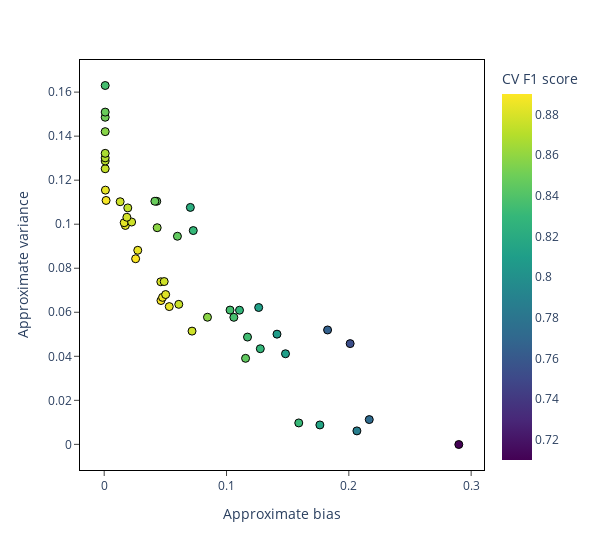

The cell this chart's notebook holds for it:
### Code cell
import plotly.express as px

fig = px.scatter(data_frame=bias_var,
                 x='approx_bias',
                 y='approx_variance',
                 color='test_f1',
                 color_continuous_scale='viridis',
                 hover_name=bias_var.index)
# Styling
fig.update_xaxes(title_text="Approximate bias", showline=True, linewidth=1, linecolor='black', ticks='outside', mirror=True)
fig.update_yaxes(title_text="Approximate variance", showline=True, linewidth=1, linecolor='black', ticks='outside', mirror=True)
fig.update_layout(width=600, height=550, plot_bgcolor='rgba(0,0,0,0)')
fig.layout.coloraxis.colorbar.title = 'CV F1 score'
fig.update_traces(marker=dict(size=8, line=dict(width=1, color='black')))

fig.show()

### Figure 1 — Plotly figure (JSON) as saved in the notebook; plotly's stock layout.template omitted (floating-point values rounded to 4 significant figures)
{"data": [{"hovertemplate": "<b>%{hovertext}</b><br><br>approx_bias=%{x}<br>approx_variance=%{y}<br>test_f1=%{marker.color}<extra></extra>", "hovertext": ["keyword", "sep_ft_svm", "com_ft_lr", "com_ft_svm", "sep_ft_lr", "com_tfidf_lr", "com_mul_mnb", "com_mul_svm", "com_ber_bnb", "sep_mul_mnb", "sep_mul_svm", "sep_mul_gb", "sep_ber_bnb", "com_tfidf_mnb", "sep_tfidf_lr", "com_mulb_svm", "sep_tfidf_mnb", "sep_mulb_svm", "com_mulb_gb", "sep_mulb_gb", "com_tfidf_gb", "com_mul_ada", "com_mul_gb", "sep_mul_ada", "sep_tfidf_gb", "com_mulb_ada", "sep_mulb_ada", "com_mulb_mnb", "sep_ft_ada", "sep_mulb_mnb", "com_tfidf_svm", "sep_tfidf_svm", "sep_tfidf_ada", "com_mul_lr", "com_tfidf_ada", "com_ft_ada", "sep_mul_lr", "com_ft_gb", "sep_ft_gb", "com_mulb_lr", "sep_mulb_lr", "com_mul_rf", "sep_tfidf_rf", "com_tfidf_rf", "sep_mul_rf", "com_mulb_rf", "sep_mulb_rf", "com_ft_rf", "sep_ft_rf"], "legendgroup": "", "marker": {"color": [0.7102, 0.7873, 0.8148, 0.8312, 0.772, 0.8453, 0.8106, 0.8289, 0.7532, 0.8341, 0.8087, 0.8768, 0.7654, 0.8363, 0.8578, 0.8285, 0.8361, 0.8115, 0.8842, 0.8754, 0.8883, 0.8855, 0.8817, 0.8799, 0.877, 0.89, 0.8844, 0.8456, 0.8301, 0.8583, 0.8833, 0.883, 0.8766, 0.8783, 0.8733, 0.8219, 0.8767, 0.8466, 0.8481, 0.8877, 0.8835, 0.874, 0.8705, 0.8691, 0.867, 0.8571, 0.8506, 0.8483, 0.8362], "coloraxis": "coloraxis", "line": {"color": "black", "width": 1}, "size": 8, "symbol": "circle"}, "mode": "markers", "name": "", "orientation": "v", "showlegend": false, "type": "scatter", "x": [0.2899, 0.2066, 0.1763, 0.1591, 0.2167, 0.1156, 0.1482, 0.1276, 0.2011, 0.1172, 0.1413, 0.07181, 0.1826, 0.106, 0.08443, 0.1106, 0.1029, 0.1263, 0.05319, 0.06098, 0.04641, 0.0477, 0.05024, 0.04629, 0.04905, 0.02569, 0.02744, 0.05987, 0.07282, 0.04331, 0.01731, 0.01633, 0.02242, 0.01853, 0.01928, 0.07043, 0.01304, 0.04298, 0.04144, 0.00154, 0.0009961, 0.0008149, 0.0008151, 0.0008155, 0.0008153, 0.000815, 0.0008148, 0.0008153, 0.0008153], "xaxis": "x", "y": [-6.203e-05, 0.006127, 0.00882, 0.009735, 0.01126, 0.03908, 0.04115, 0.04344, 0.04576, 0.04874, 0.05006, 0.05144, 0.05196, 0.05771, 0.05775, 0.06094, 0.061, 0.06217, 0.06259, 0.06361, 0.06533, 0.06677, 0.06805, 0.07384, 0.07396, 0.08432, 0.08815, 0.09453, 0.09711, 0.09841, 0.09943, 0.1007, 0.101, 0.1032, 0.1074, 0.1076, 0.1102, 0.1104, 0.1104, 0.1108, 0.1155, 0.1252, 0.1287, 0.1301, 0.1322, 0.1421, 0.1486, 0.1509, 0.163], "yaxis": "y"}], "layout": {"coloraxis": {"colorbar": {"title": {"text": "CV F1 score"}}, "colorscale": [[0, "#440154"], [0.1111, "#482878"], [0.2222, "#3e4989"], [0.3333, "#31688e"], [0.4444, "#26828e"], [0.5556, "#1f9e89"], [0.6667, "#35b779"], [0.7778, "#6ece58"], [0.8889, "#b5de2b"], [1, "#fde725"]]}, "height": 550, "legend": {"tracegroupgap": 0}, "margin": {"t": 60}, "plot_bgcolor": "rgba(0,0,0,0)", "width": 600, "xaxis": {"anchor": "y", "domain": [0, 1], "linecolor": "black", "linewidth": 1, "mirror": true, "showline": true, "ticks": "outside", "title": {"text": "Approximate bias"}}, "yaxis": {"anchor": "x", "domain": [0, 1], "linecolor": "black", "linewidth": 1, "mirror": true, "showline": true, "ticks": "outside", "title": {"text": "Approximate variance"}}}}
